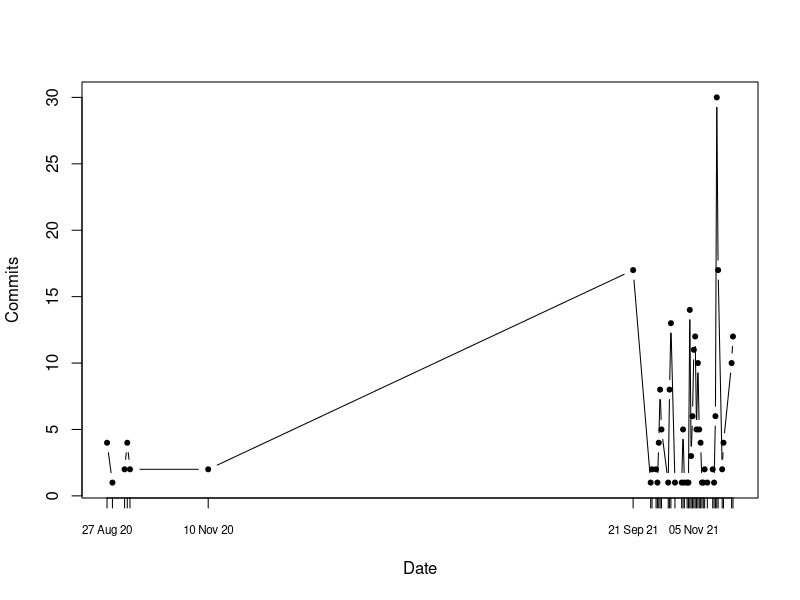

Source code (R):
# get data from file
# column 1 is labels (row names)
w <- getwd()
w

setwd(".visulogRTempFiles")
#z <- paste(w,".visulogRTempFiles",sep="/")
x <- read.table("commitsPerDate.txt", header = FALSE, row.names = 1)
colnames(x) <- "nb"

x <- data.frame(Date = as.character(row.names(x)), x)
attach(x)

# handling Date 
Sys.getlocale("LC_TIME")
dt <- as.Date(Date) # convert to Date

## SETTINGS:



# output plot to a file in png; see ?pdf or ?png
pdf(file = "CommitsPerDate.pdf", width=9, height=7) # 1920/1080 full HD png
plot(dt, nb, type="b", pch=20, xaxt = "n", xlab = "Date", ylab="Commits")
# axis.Date(1, at = dt, format = "%b %y")  
axis.Date(1, at = dt, format = "%d %b %y", cex.axis=0.7)  
# axis.Date(1, at = dt, format = "%d %b %y", las=2)  
dev.off() # close file

########
# pdf width=7, height=5
